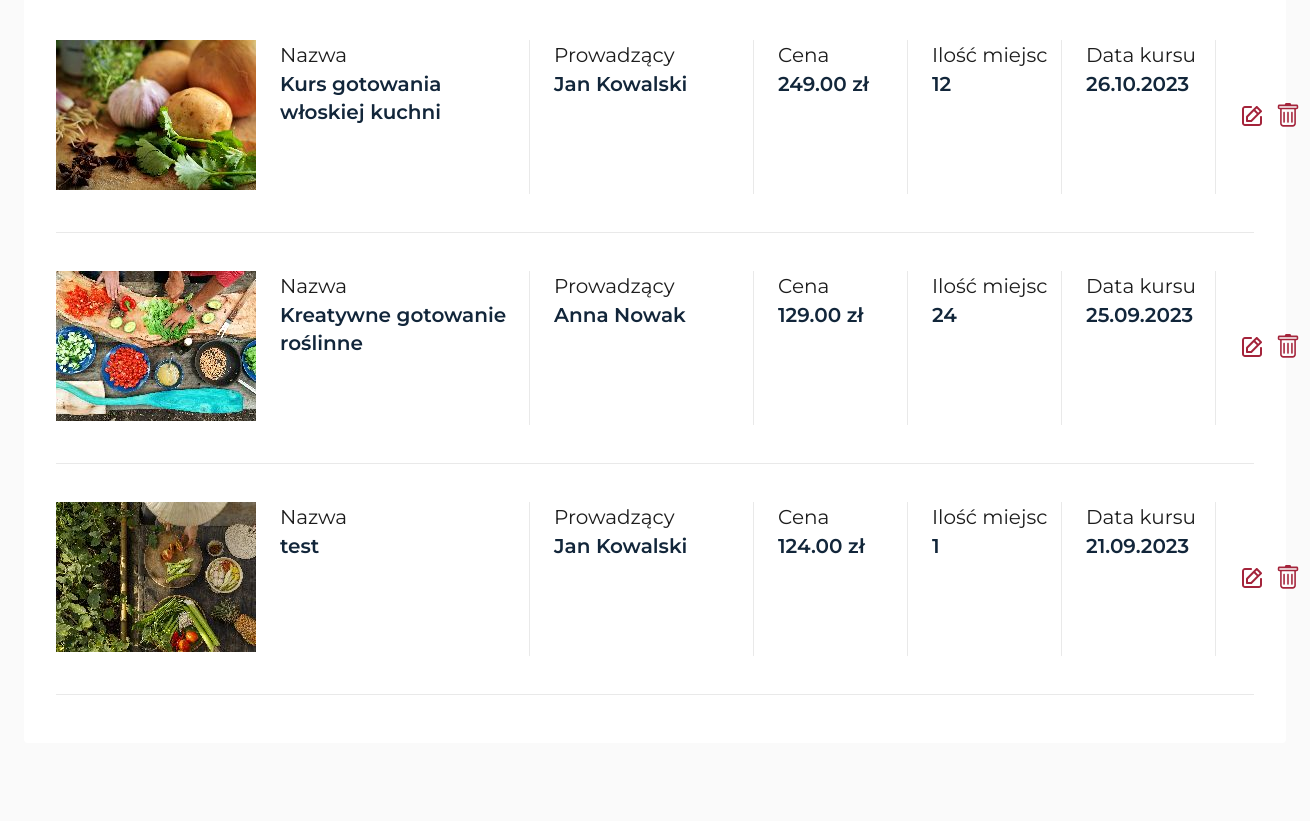
Before: /account-courses (signed in, middle part) with the older database file.
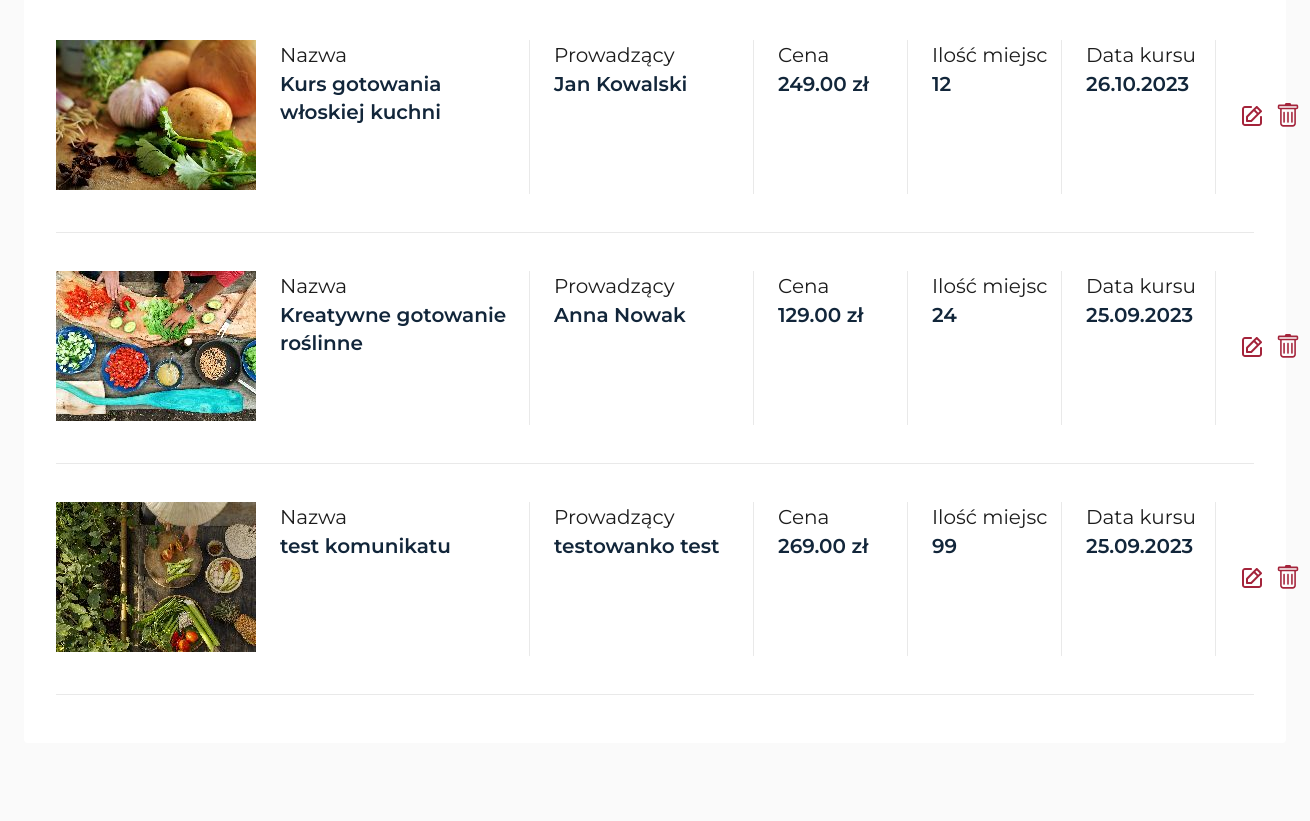
After: the same page with the newer database file.
### coursebookapp/models/course.py (models this page shows, shortened)
class Course(models.Model):
    instructor = models.ForeignKey(
        Instructor, on_delete=models.SET_NULL, null=True, blank=True
    )
    title = models.CharField(max_length=100)
    short_description = models.CharField(max_length=200)
    price = models.DecimalField(max_digits=8, decimal_places=2)
    province_choices = (
        ("dolnośląskie", "Dolnośląskie"),
        ("kujawsko-pomorskie", "Kujawsko-Pomorskie"),
        ("lubelskie", "Lubelskie"),
        ("lubuskie", "Lubuskie"),
        ("łódzkie", "Łódzkie"),
        ("małopolskie", "Małopolskie"),
        ("mazowieckie", "Mazowieckie"),
        ("opolskie", "Opolskie"),
        ("podkarpackie", "Podkarpackie"),
        ("podlaskie", "Podlaskie"),
        ("pomorskie", "Pomorskie"),
        ("śląskie", "Śląskie"),
        ("świętokrzyskie", "Świętokrzyskie"),
        ("warmińsko-mazurskie", "Warmińsko-Mazurskie"),
        ("wielkopolskie", "Wielkopolskie"),
        ("zachodniopomorskie", "Zachodniopomorskie"),
    )
    province = models.CharField(max_length=30, choices=province_choices)
    available = models.BooleanField(default=False)
    seats = models.PositiveIntegerField()
    date = models.DateField()
    time_start = models.TimeField()
    city = models.CharField(max_length=100)
    course_description = models.TextField()
    course_for = models.TextField()
    course_benefit = models.TextField()
    province_slug = models.SlugField(max_length=50, blank=True)
    slug = models.SlugField(max_length=200, unique=True, blank=True)

### coursebookapp/models/instructor.py (models this page shows, shortened)
class Instructor(models.Model):
    app_user = models.ForeignKey(
        AppUser, on_delete=models.CASCADE, related_name="instructors_created"
    )
    first_name = models.CharField(max_length=50)
    last_name = models.CharField(max_length=50)
    description = models.TextField()
    def get_upload_path(instance, filename):
        company_name_slug = slugify(instance.app_user.company_name)
        return f"instructors/{company_name_slug}/{filename}"
    photo = models.ImageField(upload_to=get_upload_path, blank=True)
    photo_thumb = models.ImageField(upload_to=get_upload_path, blank=True)
    @property
    def fullname(self):
        return f"{self.first_name} {self.last_name}"

### coursebookapp/models/course_image.py (models this page shows, shortened)
class CourseImage(models.Model):
    course = models.ForeignKey(Course, on_delete=models.CASCADE)
    def get_upload_path(instance, filename):
        return f"course_images/{instance.course.id}/{filename}"
    image = models.ImageField(upload_to=get_upload_path)
    image_thumb = models.ImageField(upload_to=get_upload_path, blank=True)
    image_medium_thumb = models.ImageField(upload_to=get_upload_path, blank=True)

### coursebookapp/views/account_courses_view.py (the view, shortened to what this page needs)
# urls.py: path("account-courses", views.AccountCoursesView.as_view(), name="account_courses"),
@method_decorator(login_required(login_url="login"), name="dispatch")
class AccountCoursesView(generics.ListCreateAPIView):
    serializer_class = CourseSerializer
    template_name = "pages/account-courses.html"
    def get(self, request, *args, **kwargs):
        user = request.user
        isMember = check_membership(user)
        instructors = Instructor.objects.filter(app_user=user)
        provinces = Course.province_choices
        courses = Course.objects.filter(instructor__app_user=user).order_by("-date")
        for course in courses:
            image = course.courseimage_set.first()
            course.image = image
        context = {
            "user": user,
            "isMember": isMember,
            "courses": courses,
            "provinces": provinces,
            "instructors": instructors,
        }
        return render(request, self.template_name, context)

### coursebookapp/helpers/check_membership.py (called while the page is built)
def check_membership(user):
    if user.is_authenticated:
        app_user = get_object_or_404(AppUser, id=user.id)
        return app_user.is_member(group_name="customer")
    return False

### coursebookapp/models/app_user.py (called while the page is built)
    def is_member(self, group_name):
        return self.groups.filter(name=group_name).exists()

### templates/pages/account-courses.html (shortened to what this page needs)
{% extends "layout/base.html" %} {% block styles %}
<link rel="stylesheet" href="{% static 'css/global.min.css' %}" />
<link rel="stylesheet" href="{% static 'css/account.min.css' %}" />
<link rel="stylesheet" href="{% static 'css/nice-select2.css' %}" />
{% endblock %} {% block content %}
{% include 'partials/account_panel.html' %} {%if isMember%}
<section class="list">
  <div class="container">
    <div class="list__inner">
      <h1>Brak kursów</h1>
    </div>
  </div>
</section>
{%else%}
<section class="list">
  <div class="container">
    <div class="list__inner">
      {% if courses %} {% for course in courses %}
      <div class="list__item">
        <div class="list__item-image">
          {% if course.image %}
          <img
            loading="lazy"
            width="200"
            height="150"
            src="{{ course.image.image_thumb.url }}"
            alt="{{ course.title }}"
          />
          {% endif %}
        </div>
        <div class="list__item-box">
          <p class="list__box-title">Nazwa</p>
          <p class="list__box-name">{{course.title}}</p>
        </div>
        <div class="list__item-box">
          <p class="list__box-title">Prowadzący</p>
          <p class="list__box-name">{{course.instructor.fullname}}</p>
        </div>
        <div class="list__item-box">
          <p class="list__box-title">Cena</p>
          <p class="list__box-name">{{course.price}}&nbsp;zł</p>
        </div>
        <div class="list__item-box">
          <p class="list__box-title">Ilość miejsc</p>
          <p class="list__box-name">{{course.seats}}</p>
        </div>
        <div class="list__item-box">
          <p class="list__box-title">Data kursu</p>
          <p class="list__box-name">{{ course.date|date:"d.m.Y" }}</p>
        </div>
        <div class="list__item-controls">
          <button data-id="{{course.id}}" class="list__item-edit jsCourseEdit">
					</button>
          <form
            method="POST"
            action="{% url 'delete_course' course.id %}"
            class=""
          >
            <button class="list__item-edit" type="submit">
            </button>
          </form>
        </div>
      </div>
      {% endfor %} {% endif %}
    </div>
  </div>
</section>
{%endif%} {% endblock %}

Changed rows visible on the page:
changed Course: title "test" → "test komunikatu"; instructor.fullname "Jan Kowalski" → "testowanko test"; price "124.00" → "269.00"; seats "1" → "99"; date "21.09.2023" → "25.09.2023"
